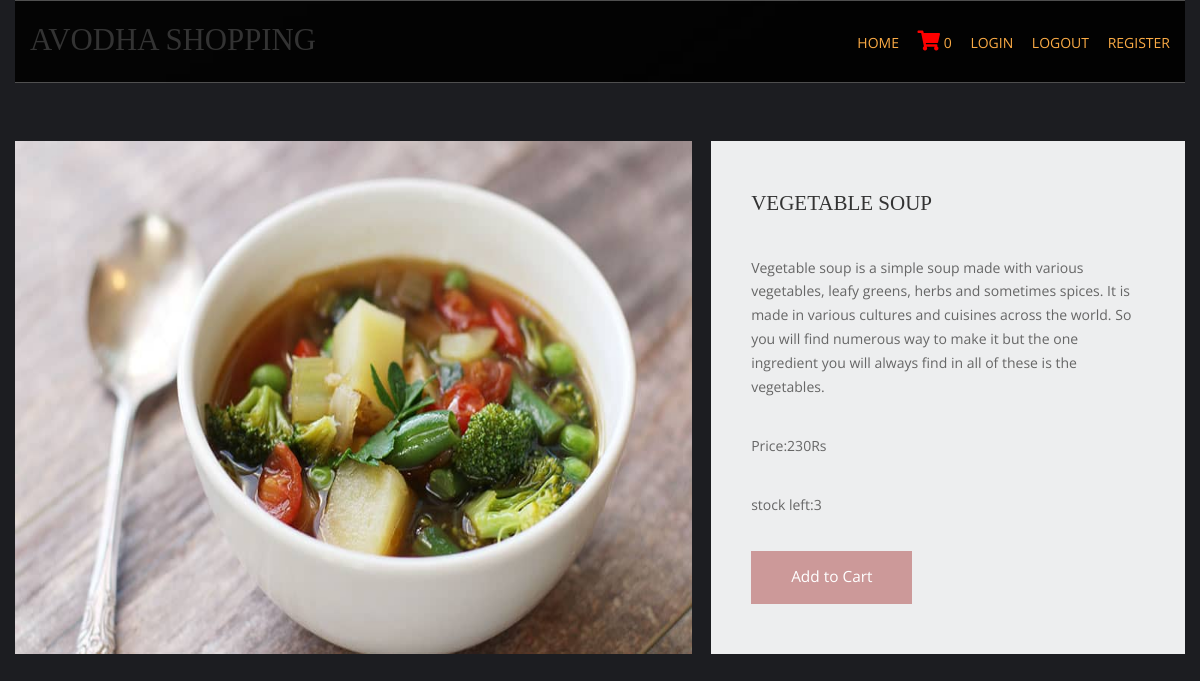
Screenshot of /vegitables-recipe/vegetable-soup with the database file from the repository.
### shop/models.py (models this page shows, shortened)
class products(models.Model):
    name=models.CharField(max_length=150,unique=True)
    slug=models.SlugField(max_length=150,unique=True)
    img=models.ImageField(upload_to='product')
    desc=models.TextField()
    stock=models.IntegerField()
    available=models.BooleanField()
    price=models.IntegerField()
    category=models.ForeignKey(categ,on_delete=models.CASCADE)

### shop/views.py (the view)
# urls.py: path('<slug:c_slug>/<slug:products_slug>',views.prodDetails,name='details'),
def prodDetails(request,c_slug,products_slug):
  try:
    prod=products.objects.get(category__slug=c_slug,slug=products_slug)
  except Exception as e:
    raise e
  return render (request,'item.html',{'pr':prod})

### cart/context_processor.py (called while the page is built)
def count(requst):
    item_count=0
    if 'admin' in requst.path:
        return {}
    else:
        try:
            ct=cartlist.objects.filter(cart_id=c_id(requst))
            cti=items.objects.all().filter(cart=ct[:1])
            for c in cti:
                item_count +=c.quan
        except cartlist.DoesNotExist:
            item_count=0
        return dict(itc=item_count)

### cart/views.py (called while the page is built)
def c_id(request):
    ct_id=request.session.session_key
    if not ct_id:
        ct_id=request.session.create()
    return ct_id

### templates/item.html (shortened to what this page needs)
{% extends 'base.html' %}
{% load static %}
{% block content %}
<!DOCTYPE html>
<html lang="en">
<head>
    <link href="{% static 'pr/fontawesome/css/all.min.css' %}" rel="stylesheet" />
    <link href="{% static 'pr/css/templatemo-comparto.css' %}" rel="stylesheet" />
</head>
<body>
  <br><br>
         <section class="tm-mb-1" id="about">
            <div class="tm-row tm-about-row">
                 <div class="tm-section-1-l">
                    <img src="{{pr.img.url}}" alt=""  class="tm-img-responsive" style="height: 200px; height: 100%;" >
                </div>
                <article class="tm-section-1-r tm-bg-color-8">
                    <h2 class="tm-mb-2 tm-title-color">{{pr.name}}</pr></h2>
                    <p>{{pr.desc}}</p>
                    <p>Price:{{pr.price}}Rs</p>
                    <p>stock left:{{pr.stock}}</p>
                    <a href="{% url  'addcart'  pr.id %}" class="tm-btn tm-btn-1 tm-link-to-services">Add to Cart</a>
                </article>
            </div>
        </section>
      {% endblock %}

### static/hm/layout/styles/layout.css (style rules this page uses)
*, *::before, *::after { transition:all .3s ease-in-out; }
body { color:#A5A6AA; background-color:#1C1D21; }
a { color:#FBAB45; }

### static/pr/css/templatemo-comparto.css (style rules this page uses)
*, *::before, *::after { box-sizing: border-box; outline: none; }
ul, h1, h2, h3, h4, p, figure { padding: 0; margin: 0; }
body { font-family: 'Open Sans', Arial, sans-serif; font-size: 18px; overflow-x: hidden; padding-left: 15px; padding-right: 15px; margin: 0; }
h2 { font-size: 1.5rem; }
a { transition: all 0.3s ease; text-decoration: none; }
p { color: #666; line-height: 1.7; margin-bottom: 35px; }
h1, h2, h3, h4, h5, h6 { color: #333; }
.tm-mb-1 { margin-bottom: 20px; }
.tm-mb-2 { margin-bottom: 40px; }
.tm-bg-color-8 { background-color: #EDEEEF; }
.tm-img-responsive { max-width: 100%; height: auto; }
.tm-section-1-l { width: 57.85%; margin-right: 1.65%; }
.tm-section-1-r { padding: 50px 40px; width: 40.5%; }
.tm-row { display: flex; }
.tm-btn { display: inline-block; padding: 15px 40px; font-size: 1.1rem; border: none; background-color: #CC9999; color: white; }
a { color: #666; }

### static/hm/layout/styles/framework.css (style rules this page uses)
html { overflow-y:scroll; overflow-x:hidden; }
html, body { margin:0; padding:0; font-size:14px; line-height:1.6em; }
*, *::before, *::after { box-sizing:border-box; }
a { outline:none; text-decoration:none; }
img { width:auto; max-width:100%; height:auto; margin:0; padding:0; border:none; line-height:normal; vertical-align:middle; }
body, input, textarea, select { font-family:Verdana, Geneva, sans-serif; }
h1, h2, h3, h4, h5, h6, .heading { font-family:Georgia, "Times New Roman", Times, serif; }
::placeholder { opacity:1; }
h1, h2, h3, h4, h5, h6, .heading { margin:0 0 20px 0; font-size:1.4rem; line-height:normal; font-weight:normal; text-transform:uppercase; }
address, article, aside, figcaption, figure, footer, header, main, nav, section { display:block; margin:0; padding:0; }

### rows the page displays
products: img (picture), name "VEGETABLE SOUP", desc "Vegetable soup is a simple soup made with various vegetables, leafy greens, herbs and sometimes spices. It is made in various cultures and cuisines across the world. So you will find numerous way to make it but the one ingredient you will always find in all of these is the vegetables.", price "230", stock "3"

### other values shown
{{ itc }} "0"
